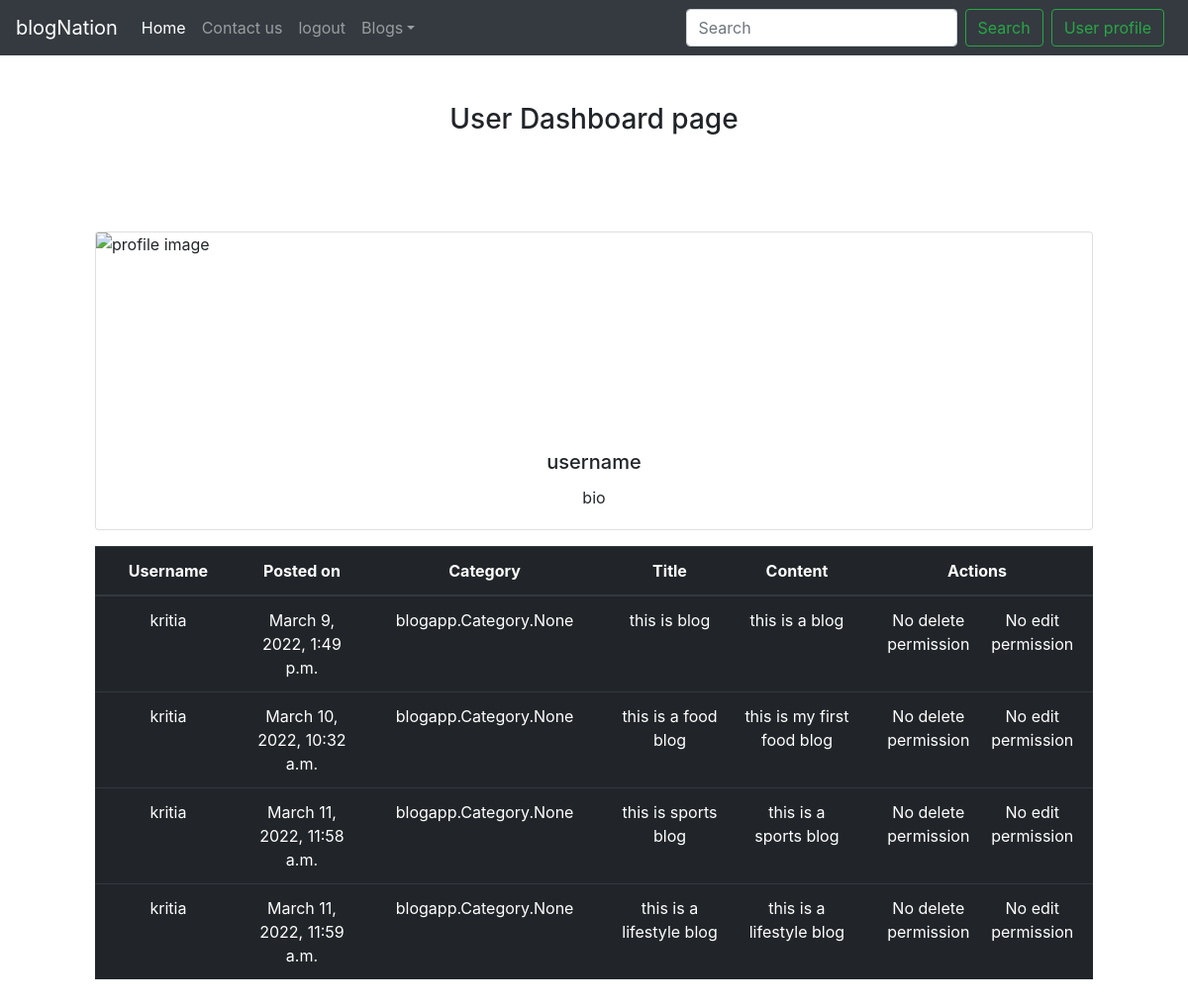
The app's page /userdashboard (signed in), older data.
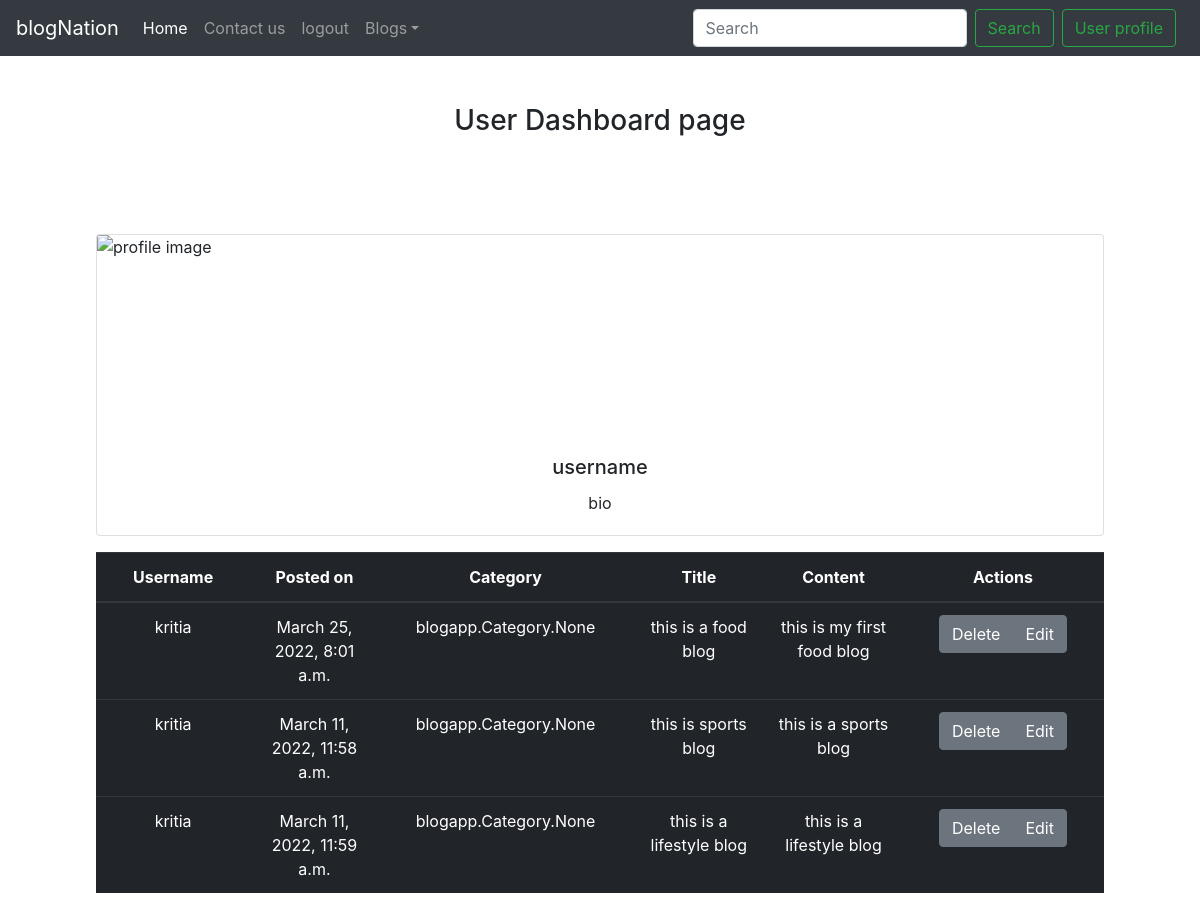
The same page, newer data.
### blogapp/models.py (models this page shows, shortened)
class BlogTimeStamp(models.Model):
   created_at = models.DateTimeField(auto_now_add=True)
   updated_at = models.DateTimeField(auto_now_add=True)
   class Meta:
      abstract = True

class Post(BlogTimeStamp):
   author = models.ForeignKey(User, on_delete=models.CASCADE)
   title = models.CharField(max_length=100)
   content = models.TextField(max_length=2000, null=True, blank=True)
   slug = models.SlugField(max_length=1000, null=True, blank=True)
   image = models.ImageField(upload_to='images/', null=True, blank=True)
   posted_on = models.DateTimeField(auto_now=True)
   category = models.ManyToManyField(Category)

### blogapp/views.py (the view)
# urls.py: path("userdashboard", views.userdashboard, name='userdashboard'),
def userdashboard(request):
    if request.user.is_authenticated:
        posts = Post.objects.filter(author=request.user)
        return render(request, 'home/userdashboard.html', {'posts': posts})
    elif not request.user.is_authenticated:
        return render(request, 'home/login_reminder.html')

### templates/home/userdashboard.html (shortened to what this page needs)
{%extends 'base.html'%}
{% block body %}
{% if user.is_authenticated%}
<h3 class="my-5" align="center">User Dashboard page</h3>
<div class="col=sm-10 m-5 p-5">
  <div class="card mb-3">
    <img class="card-img-top" width="200" height="200" src=".../100px180/" alt="profile image">
    <div class="card-body" align="center">
      <h5 class="card-title">username</h5>
      <p class="card-text">bio</p>
    </div>
  </div>
  {%if posts%}
<table class="table table-hover table-dark">
  <thead>
     <tr class="text-center">
      <th scope="col" style="width:2%">Username</th>
      <th scope="col" style="width:2%">Posted on</th>
      <th scope="col" style="width:2%">Category</th>
      <th scope="col" style="width:2%">Title</th>
      <th scope="col" style="width:2%">Content</th>
      <th scope="col" style="width:2%">Actions</th>
    </tr>
  </thead>
  <tbody>
    {%for post in posts%}
    <tr align="center">
      <td>{{ post.author}}</td>
      <td>{{ post.posted_on }}</td>
      <td>{{ post.category }}</td>
      <td>{{ post.title }}</td>
      <td>{{ post.content }}</td>
      <td>
        <div class="btn-group" role="group" aria-label="Basic example">
          {% if perms.blogapp.delete_post and user == post.author %}
          <a type="button" href="{% url 'blogapp:delete' post.pk%}" class="btn btn-secondary">Delete</a>
          {% else %}
          <p>No delete permission </p>
          {% endif %}
          {% if perms.blogapp.change_post and user == post.author %}
          <a type="button" href="{% url 'blogapp:update' post.pk%}" class="btn btn-secondary">Edit</a>
          {% else %}
          <p> No edit permission </p>
          {% endif %}
        </div>
    </td>
    </tr>
    {% endfor %}
  </tbody>
</table>
</div>
{% else %}
<h4> No records</h4>
{% endif %}
{%else%}
<div class="container m-5" align="center">
  <h1>Login to first</h1>
  <a type="button" class="btn btn-secondary" href="{% url 'account_login' %}">login</a>
</div>
{% endif %}
{% endblock %}

Row changes from the older to the newer data that the page shows:
removed Post: author "kritia", posted_on "March 9, 2022, 1:49 p.m.", category "blogapp.Category.None", title "this is blog", content "this is a blog", shows "No delete permission", shows "No edit permission"
changed Post "this is a food blog": posted_on "March 10, 2022, 10:32 a.m." → "March 25, 2022, 8:01 a.m."; text "No delete permission No edit permission" → "Delete Edit"
computed for Post "March 11, 2022, 11:58 a.m.": text "No delete permission No edit permission" → "Delete Edit"
computed for Post "March 11, 2022, 11:59 a.m.": text "No delete permission No edit permission" → "Delete Edit"
